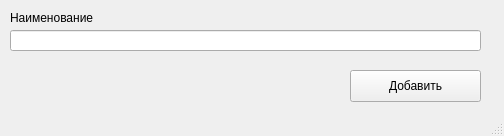
<?xml version="1.0" encoding="UTF-8"?>
<ui version="4.0">
 <class>MainWindow</class>
 <widget class="QMainWindow" name="MainWindow">
  <property name="geometry">
   <rect>
    <x>0</x>
    <y>0</y>
    <width>504</width>
    <height>136</height>
   </rect>
  </property>
  <property name="windowTitle">
   <string>Добавить дисциплину</string>
  </property>
  <widget class="QWidget" name="centralwidget">
   <widget class="QLabel" name="label">
    <property name="geometry">
     <rect>
      <x>10</x>
      <y>10</y>
      <width>141</width>
      <height>16</height>
     </rect>
    </property>
    <property name="text">
     <string>Наименование</string>
    </property>
   </widget>
   <widget class="QLineEdit" name="lineEdit">
    <property name="geometry">
     <rect>
      <x>10</x>
      <y>30</y>
      <width>471</width>
      <height>21</height>
     </rect>
    </property>
   </widget>
   <widget class="QPushButton" name="pushButton_2">
    <property name="geometry">
     <rect>
      <x>350</x>
      <y>70</y>
      <width>131</width>
      <height>32</height>
     </rect>
    </property>
    <property name="text">
     <string>Добавить</string>
    </property>
   </widget>
  </widget>
  <widget class="QStatusBar" name="statusbar"/>
 </widget>
 <resources/>
 <connections/>
</ui>
